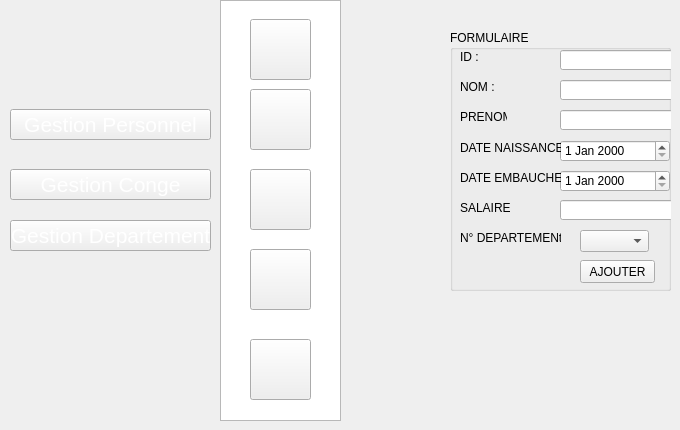
   <widget class="QWidget" name="page_3">
    <widget class="QPushButton" name="pushButton_16">
     <property name="geometry">
      <rect>
       <x>250</x>
       <y>339</y>
       <width>61</width>
       <height>61</height>
      </rect>
     </property>
     <property name="styleSheet">
      <string notr="true">image: url(:/new/prefix1/img/8774 - Copy.png);
image: url(:/new/prefix1/img/8774.png);</string>
     </property>
     <property name="text">
      <string/>
     </property>
    </widget>
    <widget class="QPushButton" name="pushButton_17">
     <property name="geometry">
      <rect>
       <x>250</x>
       <y>169</y>
       <width>61</width>
       <height>61</height>
      </rect>
     </property>
     <property name="styleSheet">
      <string notr="true">image: url(:/new/prefix1/img/icon-afficher2.png);</string>
     </property>
     <property name="text">
      <string/>
     </property>
    </widget>
    <widget class="QPushButton" name="pushButton_18">
     <property name="geometry">
      <rect>
       <x>250</x>
       <y>19</y>
       <width>61</width>
       <height>61</height>
      </rect>
     </property>
     <property name="styleSheet">
      <string notr="true">image: url(:/new/prefix1/img/icon-ajout2.png);
background-image: url(:/new/prefix1/img/bg.png);</string>
     </property>
     <property name="text">
      <string/>
     </property>
    </widget>
    <widget class="QPushButton" name="personnel2">
     <property name="geometry">
      <rect>
       <x>10</x>
       <y>109</y>
       <width>201</width>
       <height>31</height>
      </rect>
     </property>
     <property name="font">
      <font>
       <pointsize>16</pointsize>
       <weight>50</weight>
       <bold>false</bold>
      </font>
     </property>
     <property name="styleSheet">
      <string notr="true">color: rgb(255, 255, 255);
background-image: url(:/new/prefix1/img/selected2.png);</string>
     </property>
     <property name="text">
      <string>Gestion Personnel</string>
     </property>
    </widget>
    <widget class="QPushButton" name="conge2">
     <property name="geometry">
      <rect>
       <x>10</x>
       <y>169</y>
       <width>201</width>
       <height>31</height>
      </rect>
     </property>
     <property name="font">
      <font>
       <pointsize>16</pointsize>
       <weight>50</weight>
       <bold>false</bold>
      </font>
     </property>
     <property name="styleSheet">
      <string notr="true">color: rgb(255, 255, 255);
</string>
     </property>
     <property name="text">
      <string>Gestion Conge</string>
     </property>
    </widget>
    <widget class="QPushButton" name="pushButton_21">
     <property name="geometry">
      <rect>
       <x>250</x>
       <y>89</y>
       <width>61</width>
       <height>61</height>
      </rect>
     </property>
     <property name="styleSheet">
      <string notr="true">image: url(:/new/prefix1/img/icon-modif2 (1).png);</string>
     </property>
     <property name="text">
      <string/>
     </property>
    </widget>
    <widget class="QPushButton" name="pushButton_22">
     <property name="geometry">
      <rect>
       <x>250</x>
       <y>249</y>
       <width>61</width>
       <height>61</height>
      </rect>
     </property>
     <property name="styleSheet">
      <string notr="true">image: url(:/new/prefix1/img/icon-supp2 (1).png);</string>
     </property>
     <property name="text">
      <string/>
     </property>
    </widget>
    <widget class="QListView" name="listView_2">
     <property name="geometry">
      <rect>
       <x>220</x>
       <y>0</y>
       <width>121</width>
       <height>421</height>
      </rect>
     </property>
     <property name="styleSheet">
      <string notr="true">background-image: url(:/new/prefix1/img/selected.png);</string>
     </property>
    </widget>
    <widget class="QPushButton" name="departement2_2">
     <property name="geometry">
      <rect>
       <x>10</x>
       <y>220</y>
       <width>201</width>
       <height>31</height>
      </rect>
     </property>
     <property name="font">
      <font>
       <pointsize>16</pointsize>
       <weight>50</weight>
       <bold>false</bold>
      </font>
     </property>
     <property name="styleSheet">
      <string notr="true">color: rgb(255, 255, 255);
</string>
     </property>
     <property name="text">
      <string>Gestion Departement</string>
     </property>
    </widget>
    <widget class="QGroupBox" name="groupBox_7">
     <property name="geometry">
      <rect>
       <x>450</x>
       <y>30</y>
       <width>221</width>
       <height>261</height>
      </rect>
     </property>
     <property name="title">
      <string>FORMULAIRE</string>
     </property>
     <widget class="QPushButton" name="ajouterpersonnel">
      <property name="geometry">
       <rect>
        <x>130</x>
        <y>230</y>
        <width>75</width>
        <height>23</height>
       </rect>
      </property>
      <property name="text">
       <string>AJOUTER</string>
      </property>
     </widget>
     <widget class="QLabel" name="label_29">
      <property name="geometry">
       <rect>
        <x>10</x>
        <y>20</y>
        <width>47</width>
        <height>13</height>
       </rect>
      </property>
      <property name="text">
       <string>ID :</string>
      </property>
      <property name="scaledContents">
       <bool>false</bool>
      </property>
     </widget>
     <widget class="QLabel" name="label_30">
      <property name="geometry">
       <rect>
        <x>10</x>
        <y>80</y>
        <width>47</width>
        <height>13</height>
       </rect>
      </property>
      <property name="text">
       <string>PRENOM : </string>
      </property>
     </widget>
     <widget class="QLineEdit" name="nom">
      <property name="geometry">
       <rect>
        <x>110</x>
        <y>50</y>
        <width>113</width>
        <height>20</height>
       </rect>
      </property>
     </widget>
     <widget class="QLineEdit" name="prenom">
      <property name="geometry">
       <rect>
        <x>110</x>
        <y>80</y>
        <width>113</width>
        <height>20</height>
       </rect>
      </property>
     </widget>
     <widget class="QLabel" name="label_31">
      <property name="geometry">
       <rect>
        <x>10</x>
        <y>50</y>
        <width>47</width>
        <height>13</height>
       </rect>
      </property>
      <property name="text">
       <string>NOM : </string>
      </property>
     </widget>
     <widget class="QLineEdit" name="salaire">
      <property name="geometry">
       <rect>
        <x>110</x>
        <y>170</y>
        <width>113</width>
        <height>20</height>
       </rect>
      </property>
     </widget>
     <widget class="QLineEdit" name="id">
      <property name="geometry">
       <rect>
        <x>110</x>
        <y>20</y>
        <width>113</width>
        <height>20</height>
       </rect>
      </property>
     </widget>
     <widget class="QLabel" name="label_40">
      <property name="geometry">
       <rect>
        <x>10</x>
        <y>170</y>
        <width>51</width>
        <height>16</height>
       </rect>
      </property>
      <property name="text">
       <string>SALAIRE :</string>
      </property>
     </widget>
     <widget class="QLabel" name="label_41">
      <property name="geometry">
       <rect>
        <x>10</x>
        <y>200</y>
        <width>101</width>
        <height>16</height>
       </rect>
      </property>
      <property name="text">
       <string>N° DEPARTEMENt:</string>
      </property>
     </widget>
     <widget class="QComboBox" name="departement">
      <property name="geometry">
       <rect>
        <x>130</x>
        <y>200</y>
        <width>69</width>
        <height>22</height>
       </rect>
      </property>
     </widget>
     <widget class="QDateEdit" name="datenaiss">
      <property name="geometry">
       <rect>
        <x>110</x>
        <y>110</y>
        <width>110</width>
        <height>22</height>
       </rect>
      </property>
     </widget>
     <widget class="QDateEdit" name="dateemb">
      <property name="geometry">
       <rect>
        <x>110</x>
        <y>140</y>
        <width>110</width>
        <height>22</height>
       </rect>
      </property>
     </widget>
     <widget class="QLabel" name="label_42">
      <property name="geometry">
       <rect>
        <x>10</x>
        <y>140</y>
        <width>101</width>
        <height>16</height>
       </rect>
      </property>
      <property name="text">
       <string>DATE EMBAUCHE:</string>
      </property>
     </widget>
     <widget class="QLabel" name="label_57">
      <property name="geometry">
       <rect>
        <x>10</x>
        <y>110</y>
        <width>101</width>
        <height>16</height>
       </rect>
      </property>
      <property name="text">
       <string>DATE NAISSANCE:</string>
      </property>
     </widget>
    </widget>
    <zorder>listView_2</zorder>
    <zorder>pushButton_16</zorder>
    <zorder>pushButton_17</zorder>
    <zorder>pushButton_18</zorder>
    <zorder>personnel2</zorder>
    <zorder>conge2</zorder>
    <zorder>pushButton_21</zorder>
    <zorder>pushButton_22</zorder>
    <zorder>departement2_2</zorder>
    <zorder>groupBox_7</zorder>
   </widget>
